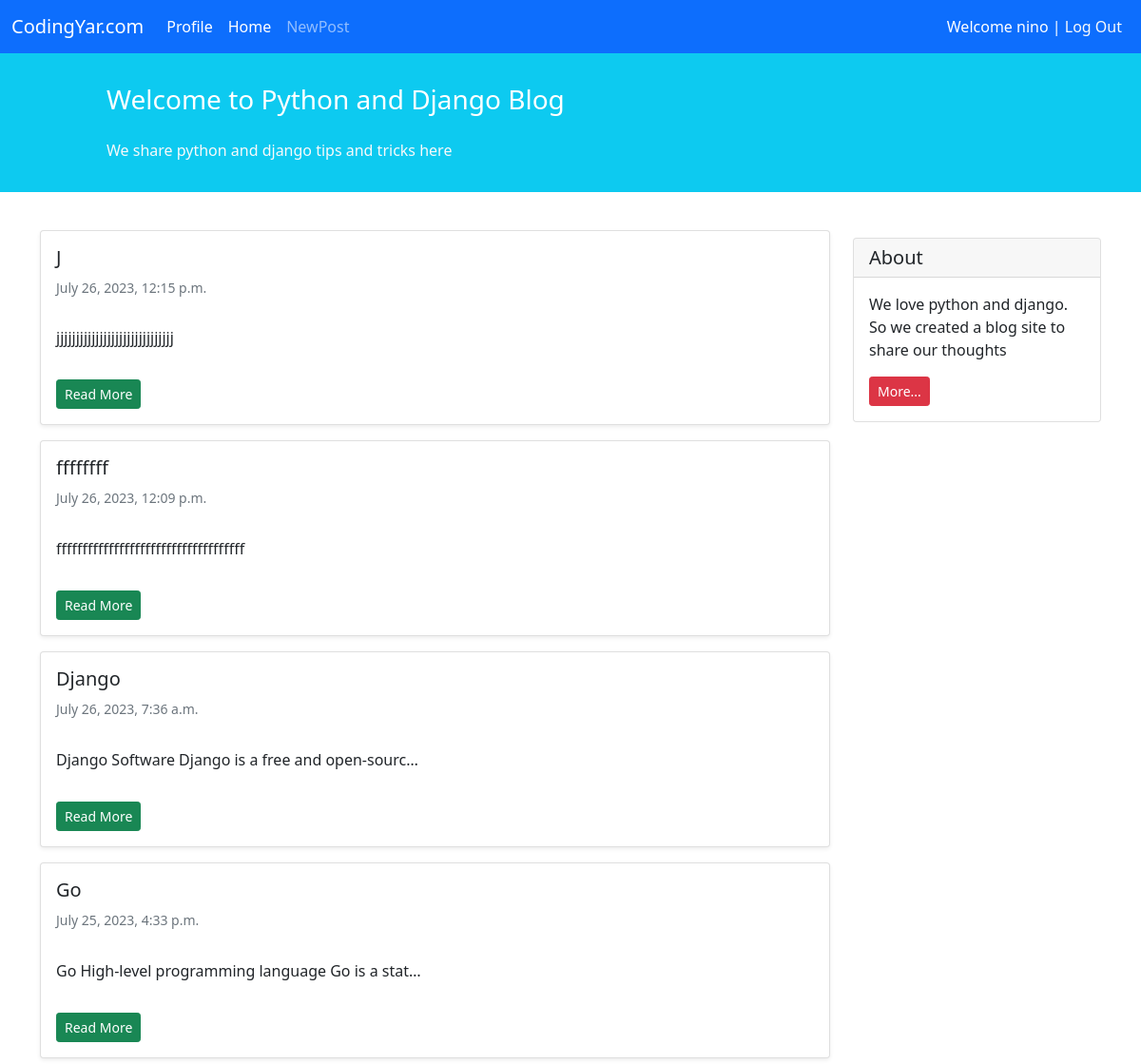
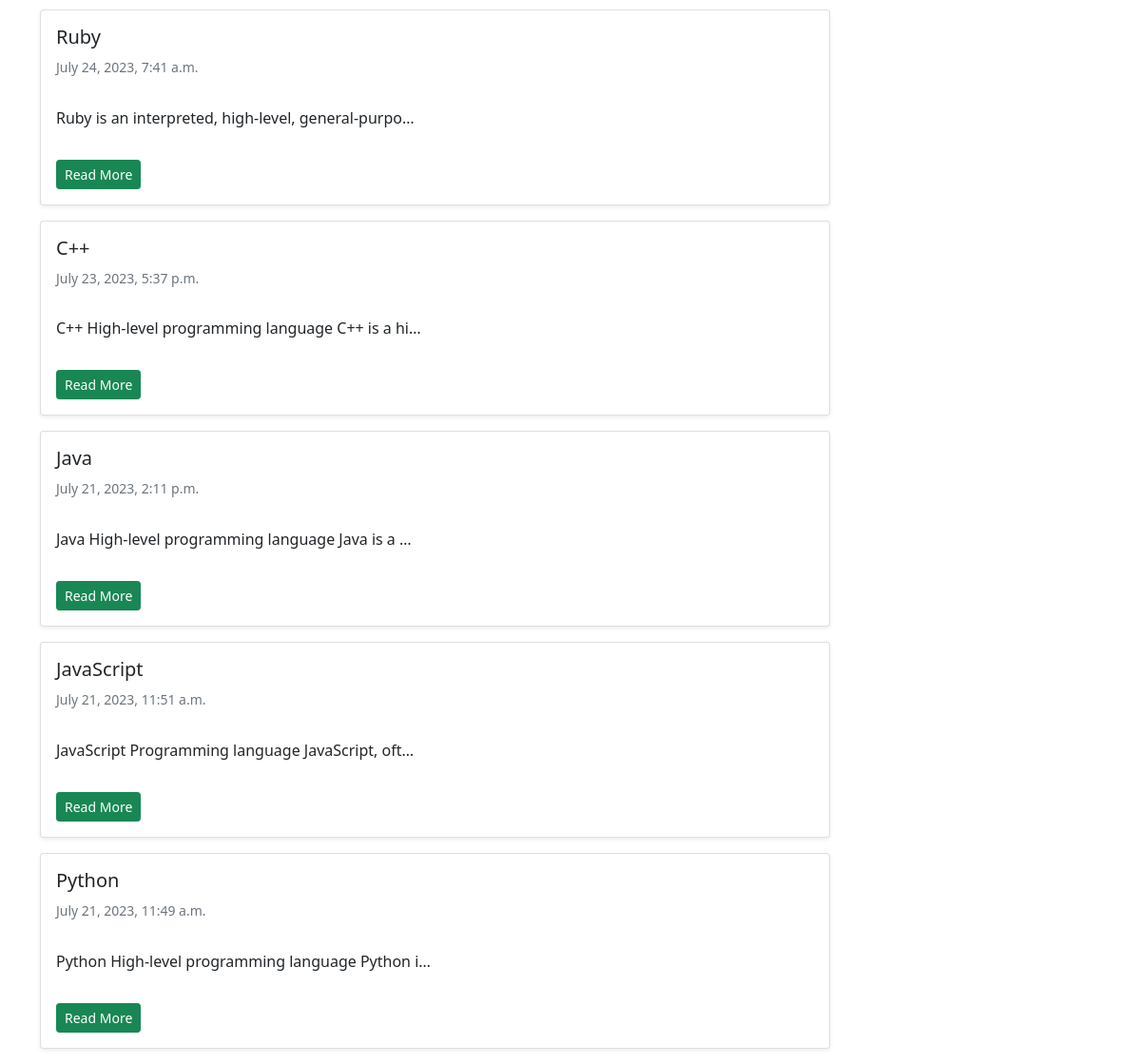
The app's page /blog/ (signed in) with its own data (2 pictures, top to bottom).
### blog/models.py (models this page shows)
class Post(models.Model):
    STATUS_CHOICES = (
        ('Pub', 'Published'),
        ('Drf', 'Draft'),
    )
    title = models.CharField(max_length=100)
    text = models.TextField()
    author = models.ForeignKey("auth.User", on_delete=models.CASCADE)
    datetime_creation = models.DateTimeField(auto_now_add=True)
    datetime_modified = models.DateTimeField(auto_now=True)
    status = models.CharField(max_length=3, choices=STATUS_CHOICES)
    def get_absolute_url(self):
        return reverse("post_detail", kwargs={"pk": self.pk})

### blog/views.py (the view)
# urls.py: path('', views.PostListView.as_view(), name='posts_list'),
class PostListView(generic.ListView):
    template_name = "blog/posts_list.html"
    context_object_name = "posts"
    def get_queryset(self):
        return Post.objects.filter(status="Pub").order_by("-datetime_modified")

### blog/templates/blog/posts_list.html (shortened to what this page needs)
{% extends '_base.html' %}
{% block content %}
<div class="container mt-4">
  <div class="row">
    <div class="col-9">
      {% for post in posts %}
      <div class="card shadow-sm my-3">
        <div class="card-body">
          <h5 class="card-title">{{post.title}}</h5>
          <h6 class="card-subtitle mb-2 text-muted small py-2">{{post.datetime_modified}}</h6>
          <p class="card-text py-3">
            {{post.text|truncatechars:50}}
          </p>
          <a href ="{{post.get_absolute_url}}" class="btn btn-sm btn-success">Read More</a>
        </div>
      </div>
      {% endfor %}
    </div>
    <div class="col-3">
      <div class="card my-4">
        <h5 class="card-header">About</h5>
        <div class="card-body">
          <p class="card-text">
            We love python and django. So we created a blog site to share our
            thoughts
          </p>
          <a href="#" class="btn btn-sm btn-danger"> More... </a>
        </div>
      </div>
    </div>
  </div>
</div>
{% endblock content %}

### templates/_base.html (shortened to what this page needs)
<!DOCTYPE html>
<html lang="en">
  <head>
    <link
      href="https://cdn.jsdelivr.net/npm/bootstrap@5.1.3/dist/css/bootstrap.min.css"
      rel="stylesheet"
    />
  </head>
  <body>
    <nav class="navbar navbar-expand-lg navbar-dark bg-primary">
      <div class="container-fluid">
        <a class="navbar-brand" href="#">CodingYar.com</a>
        <div class="collapse navbar-collapse" id="navbarNavAltMarkup">
          <div class="navbar-nav">
            <a
              class="nav-link active"
              aria-current="page"
              href="{% url 'profile' %}"
              >Profile</a
            >
            <a
              class="nav-link active"
              aria-current="page"
              href="{% url 'posts_list' %}"
              >Home</a
            >
            <a class="nav-link" href="{% url 'post_create' %}">NewPost</a>
          </div>
        </div>
        <div class="mx-2 text-white">
          {% if user.is_authenticated %} Welcome {{user.username}} |
          <a
            class="text-light"
            style="text-decoration: none"
            href="{% url 'logout' %}"
            >Log Out</a
          >
          {% endif %}
        </div>
      </div>
    </nav>
    <div class="container-fluid bg-info">
      <div class="row py-3">
        <div class="col-md-8 col-md-10 mx-auto">
          <h3 class="my-4 mt-3 text-white">
            Welcome to Python and Django Blog
          </h3>
          <p class="text-light">
            We share python and django tips and tricks here
          </p>
        </div>
      </div>
    </div>
    {% block content %}{% endblock content %}
  </body>
</html>

### records on screen
Post: title "J", datetime_modified "July 26, 2023, 12:15 p.m.", text "jjjjjjjjjjjjjjjjjjjjjjjjjjjjjj"
Post: title "ffffffff", datetime_modified "July 26, 2023, 12:09 p.m.", text "ffffffffffffffffffffffffffffffffffff"
Post: title "Django", datetime_modified "July 26, 2023, 7:36 a.m.", text "Django Software Django is a free and open-sourc…"
Post: title "Go", datetime_modified "July 25, 2023, 4:33 p.m.", text "Go High-level programming language Go is a stat…"
Post: title "Ruby", datetime_modified "July 24, 2023, 7:41 a.m.", text "Ruby is an interpreted, high-level, general-purpo…"
Post: title "C++", datetime_modified "July 23, 2023, 5:37 p.m.", text "C++ High-level programming language C++ is a hi…"
Post: title "Java", datetime_modified "July 21, 2023, 2:11 p.m.", text "Java High-level programming language Java is a …"
Post: title "JavaScript", datetime_modified "July 21, 2023, 11:51 a.m.", text "JavaScript Programming language JavaScript, oft…"
Post: title "Python", datetime_modified "July 21, 2023, 11:49 a.m.", text "Python High-level programming language Python i…"

### other values on screen
{{ user.username }} "nino"
